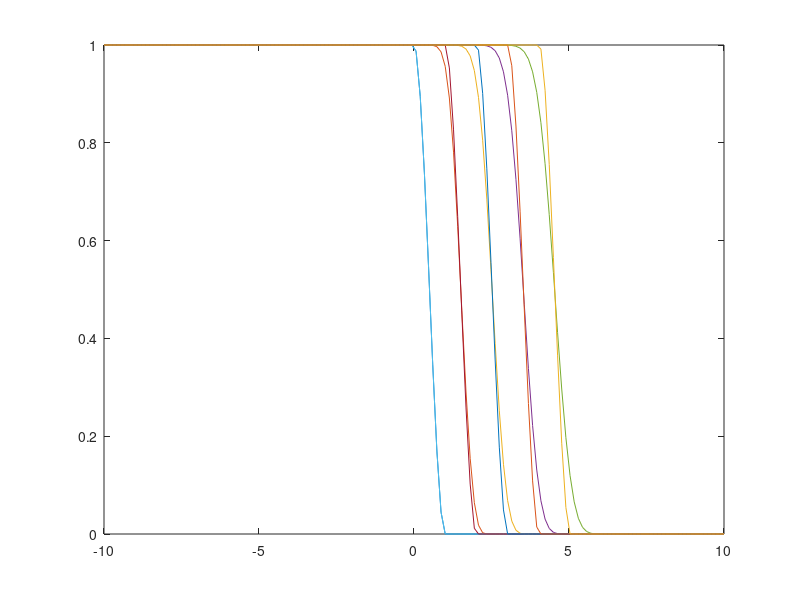

MATLAB code for this plot:
#1st order Wave Equation Solvers
#1. Godunov Scheme
a = 4
v = []
x = linspace(0, 1, 10)
t = linspace(0, 2, 150)
h = 1/10
dt = 2/150
l = dt/h
v(1:10, 1) = sin(3.1416*x) + cos(3.1416*x);
for n = 1:150
  for i = 2:9
    v(i, n+1) = v(i, n) - l*((1 + sign(a))/2)*a*(v(i,n) - v(i-1, n)) - l*((1 - sign(a))/2)*a*(v(i+1,n) - v(i, n)) ;
endfor;
endfor;
surf(x, t, transpose(v(1:10, 1:150)))

#2. Lax-Friedrichs Scheme
##a = 4
##v = []
##x = linspace(0, 1, 10)
##t = linspace(0, 2, 150)
##h = 1/10
##dt = 2/150
##l = dt/h
##v(1:10, 1) = sin(3.1416*x) + cos(3.1416*x);
##v(1, 2:150) = 0#1 - sin(t(2:150))/100
##v(10, 2:150) = 0#1 - sin(t(2:150))/100
##for n = 1:150
##  for i = 2:9
##    v(i, n+1) = 0.5*(1 - a*l)*v(i+1, n) + 0.5*(1+a*l)*v(i-1, n);
##endfor;
##endfor;
##surf(x, t, transpose(v(1:10, 1:150)))

###3. Lax-Wendroff Scheme
##a = 4
##v = []
##x = linspace(0, 1, 10);
##t = linspace(0, 2, 150);
##h = 1/10
##dt = 2/150
##l = dt/h
##v(1:10, 1) = cos(3*3.1416*x);
##v(1, 2:150) = exp(-t(2:150));
##v(10, 2:150) = exp(-t(2:150));
##for n = 1:149
##  for i = 2:9
##    v(i, n+1) = 0.5*a*l*(v(i+1, n) - v(i-1, n))+ 0.5*(a^2)*(l^2)*(v(i+1, n) - 2*v(i, n) + v(i-1, n));
##endfor;
##endfor;
##surf(x, t, transpose(v(1:10, 1:150)))

#4. Crank-Nicolson Scheme
##a = 4
##v = [;]
##x = linspace(-10, 10, 1000)
##t = linspace(0, 2, 2000)
##h = 20/1000
##dt = 2/2000
##l = dt/(h)
##v(1:500 , 1) = 1 ;
##v(501:550, 1) = 2*(x(501:550).^3) - 3*(x(501:550).^2) + 1;
##v(551:1000, 1) = 0;
##plot(x, v)
##
##A = [;]
##B = [;]
##for i = 1:1000
##  A(i,i) = 1;
##endfor  
##for i = 2:1000
##  A(i, i-1) = -a*l*0.25;
##endfor
##for i = 1:999
##  A(i, i+1) = a*l*0.25;
##endfor
##for i = 1:1000
##  B(i,i) = 1;
##endfor  
##for i = 2:1000
##  B(i, i-1) = a*l*0.25;
##endfor
##for i = 1:999
##  B(i, i+1) = -a*l*0.25;
##endfor
##
##C = inv(A)*B;
##for n = 1:1999
##  v(1:1000, n+1) = C*(v(1:1000, n));
##endfor
##
##for p = 1:2000
##  plot(x, v(1:1000, p))
##  hold on
##endfor

###5. Backward-Time Forward-Space Scheme   (information moves from right to left)              #l2 stable for |al| >= 1
##xmesh = 200
##tmesh = 100
##x = linspace(-10, 10, xmesh)
##t = linspace(0, 10, tmesh)
##a = 1
##dt = 10/tmesh
##h = 20/xmesh
##l = a*dt/h
##v = [;]
##v(1:xmesh/2, 1) = 1;
##v((xmesh/2)+1: int32((11/20)*xmesh/1 + 1), 1) = 2*(x((xmesh/2)+1: int32((11/20)*xmesh/1 + 1)).^3) - 3*(x((xmesh/2)+1: int32((11/20)*xmesh/1 + 1)).^2) + 1;
##v(int32((11/20)*xmesh/1 + 1):xmesh, 1) = 0;
##v(1, 1:tmesh) = 1;
##A = [;]
##for i = 1:tmesh
##  A(i,i) = a*l;
##endfor
##
##for i = 1:tmesh-1
##  A(i,i+1) = 1- a*l;
##endfor
##B = A^(-1);
##for ti = 2:tmesh
##  C = B*(v(1:xmesh, ti-1))
##  v(1:xmesh, ti) = C(1:xmesh);
##endfor
##
##
##for ti = 1:10:50
##  plot(x, v(1:xmesh, ti))
##  hold on
##endfor

#surf(x,t,transpose(v(1:tmesh, 1:xmesh)))


#6. Backward-Space Forward-Time Scheme          (information moves from left to right)
xmesh = 150
tmesh = 100
x = linspace(-10, 10, xmesh);
t = linspace(0, 10, tmesh);
a = 1
dt = 10/tmesh
h = 20/xmesh
l = dt/h
v = [;]
v(1:xmesh/2, 1) = 1;
v((xmesh/2)+1: int32((11/20)*xmesh/1 + 1), 1) = 2*(x((xmesh/2)+1: int32((11/20)*xmesh/1 + 1)).^3) - 3*(x((xmesh/2)+1: int32((11/20)*xmesh/1 + 1)).^2) + 1;
v(int32((11/20)*xmesh/1 + 1):xmesh, 1) = 0;
v(1, 1:tmesh) = 1;
A = [;]
for i = 1:xmesh
  A(i,i) = a*l;
endfor
for i = 1:xmesh-1
  A(i,i+1) = 1 - a*l;
endfor
for ti = 1:tmesh-1
  B = A*(v(1:xmesh, ti));
  v(2:xmesh, ti+1) = B(1:xmesh-1);
  v(1, ti+1) = 1;
endfor
for ti = 1:10:50
  plot(x, v(1:xmesh, ti))
  hold on
endfor

# Analytic Solution
a = 1

for i = 1:xmesh
  for j = 1:tmesh
    if x(i) <= t(j)
      k(i, j) = 1;
    elseif x(i) - t(j) < 1
      k(i,j) = 2*(x(i) - t(j))^3 - 3*(x(i) - t(j))^2 + 1;
    elseif x(i) >= t(j) + 1
      k(i,j) = 0;
    endif;
  endfor;
endfor;
for ti = 1:10:50
  plot(x, k(1:xmesh, ti))
  hold on
endfor
